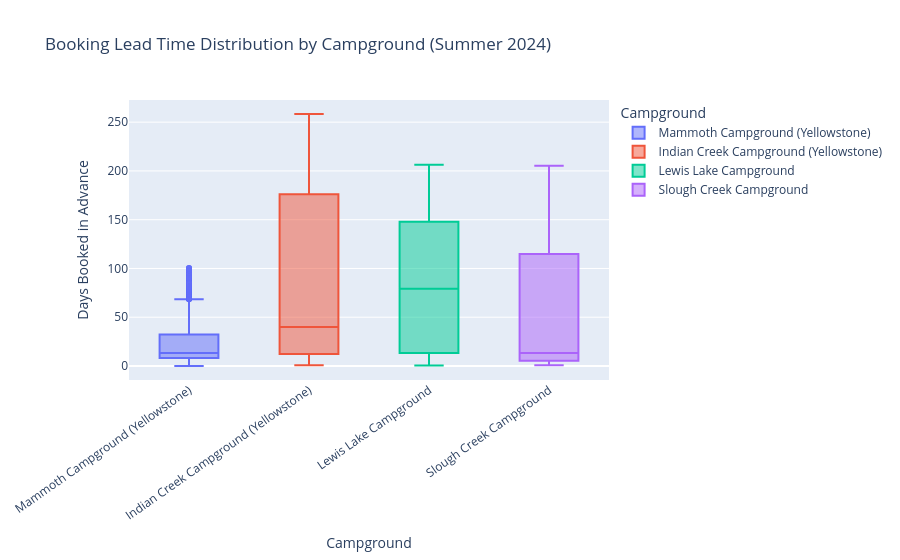

The notebook cell this image was saved under:
### Markdown cell above
**Question 3 — Booking lead time by campground:** Which campgrounds are being reserved the furthest in advance in summer 2024, and what does that pattern suggest about perceived desirability across Yellowstone's facilities?

**Definitions for this analysis:** Rows are the **summer 2024 camping** extract (`yellowstone_summer_2024.csv`). **Booking lead time** is **`startdate` minus `orderdate`**, in **whole days** (`lead_time_days`), using UTC-normalized parsing. Rows with **missing** timestamps or **negative** lead times (data artifacts or same-day edge cases) are **dropped** before plotting. A **box plot** compares the **full distribution** of lead times per `park` (median, spread, and outliers), not just the average.

### Code cell
# Question 3 — booking lead time distribution by campground (summer 2024)
from pathlib import Path

import pandas as pd
import plotly.express as px

df_summer = pd.read_csv(Path("data/processed/yellowstone_summer_2024.csv"), low_memory=False)
df_summer["order_ts"] = pd.to_datetime(df_summer["orderdate"], utc=True, errors="coerce")
df_summer["start_ts"] = pd.to_datetime(df_summer["startdate"], utc=True, errors="coerce")
df_summer["lead_time_days"] = (
    df_summer["start_ts"] - df_summer["order_ts"]
).dt.total_seconds() / 86400.0
df_summer = df_summer[
    df_summer["lead_time_days"].notna() & (df_summer["lead_time_days"] >= 0)
].copy()

fig = px.box(
    df_summer,
    x="park",
    y="lead_time_days",
    color="park",
    title="Booking Lead Time Distribution by Campground (Summer 2024)",
    labels={
        "lead_time_days": "Days Booked in Advance",
        "park": "Campground",
    },
)
fig.update_layout(xaxis_tickangle=-35)
fig.show()

print("Lead time (days) by campground — selected quantiles:")
print(
    df_summer.groupby("park", observed=True)["lead_time_days"]
    .agg(["count", "median", "mean"])
    .sort_values("median", ascending=False)
    .to_string()
)

### Figure 1 — Plotly figure (JSON) as saved in the notebook; plotly's stock layout.template omitted (floating-point values rounded to 4 significant figures; data arrays with more than 128 entries replaced by an {"elided": "..."} marker saying what was removed)
{"data": [{"alignmentgroup": "True", "hovertemplate": "Campground=%{x}<br>Days Booked in Advance=%{y}<extra></extra>", "legendgroup": "Mammoth Campground (Yellowstone)", "marker": {"color": "#636efa"}, "name": "Mammoth Campground (Yellowstone)", "notched": false, "offsetgroup": "Mammoth Campground (Yellowstone)", "orientation": "v", "showlegend": true, "type": "box", "x": {"elided": "5229 str values"}, "x0": " ", "xaxis": "x", "y": {"elided": "5229 float values"}, "y0": " ", "yaxis": "y"}, {"alignmentgroup": "True", "hovertemplate": "Campground=%{x}<br>Days Booked in Advance=%{y}<extra></extra>", "legendgroup": "Indian Creek Campground (Yellowstone)", "marker": {"color": "#EF553B"}, "name": "Indian Creek Campground (Yellowstone)", "notched": false, "offsetgroup": "Indian Creek Campground (Yellowstone)", "orientation": "v", "showlegend": true, "type": "box", "x": {"elided": "4186 str values"}, "x0": " ", "xaxis": "x", "y": {"elided": "4186 float values"}, "y0": " ", "yaxis": "y"}, {"alignmentgroup": "True", "hovertemplate": "Campground=%{x}<br>Days Booked in Advance=%{y}<extra></extra>", "legendgroup": "Lewis Lake Campground", "marker": {"color": "#00cc96"}, "name": "Lewis Lake Campground", "notched": false, "offsetgroup": "Lewis Lake Campground", "orientation": "v", "showlegend": true, "type": "box", "x": {"elided": "4813 str values"}, "x0": " ", "xaxis": "x", "y": {"elided": "4813 float values"}, "y0": " ", "yaxis": "y"}, {"alignmentgroup": "True", "hovertemplate": "Campground=%{x}<br>Days Booked in Advance=%{y}<extra></extra>", "legendgroup": "Slough Creek Campground", "marker": {"color": "#ab63fa"}, "name": "Slough Creek Campground", "notched": false, "offsetgroup": "Slough Creek Campground", "orientation": "v", "showlegend": true, "type": "box", "x": {"elided": "787 str values"}, "x0": " ", "xaxis": "x", "y": {"elided": "787 float values"}, "y0": " ", "yaxis": "y"}], "layout": {"boxmode": "overlay", "legend": {"title": {"text": "Campground"}, "tracegroupgap": 0}, "title": {"text": "Booking Lead Time Distribution by Campground (Summer 2024)"}, "xaxis": {"anchor": "y", "categoryarray": ["Mammoth Campground (Yellowstone)", "Indian Creek Campground (Yellowstone)", "Lewis Lake Campground", "Slough Creek Campground"], "categoryorder": "array", "domain": [0, 1], "tickangle": -35, "title": {"text": "Campground"}}, "yaxis": {"anchor": "x", "domain": [0, 1], "title": {"text": "Days Booked in Advance"}}}}
